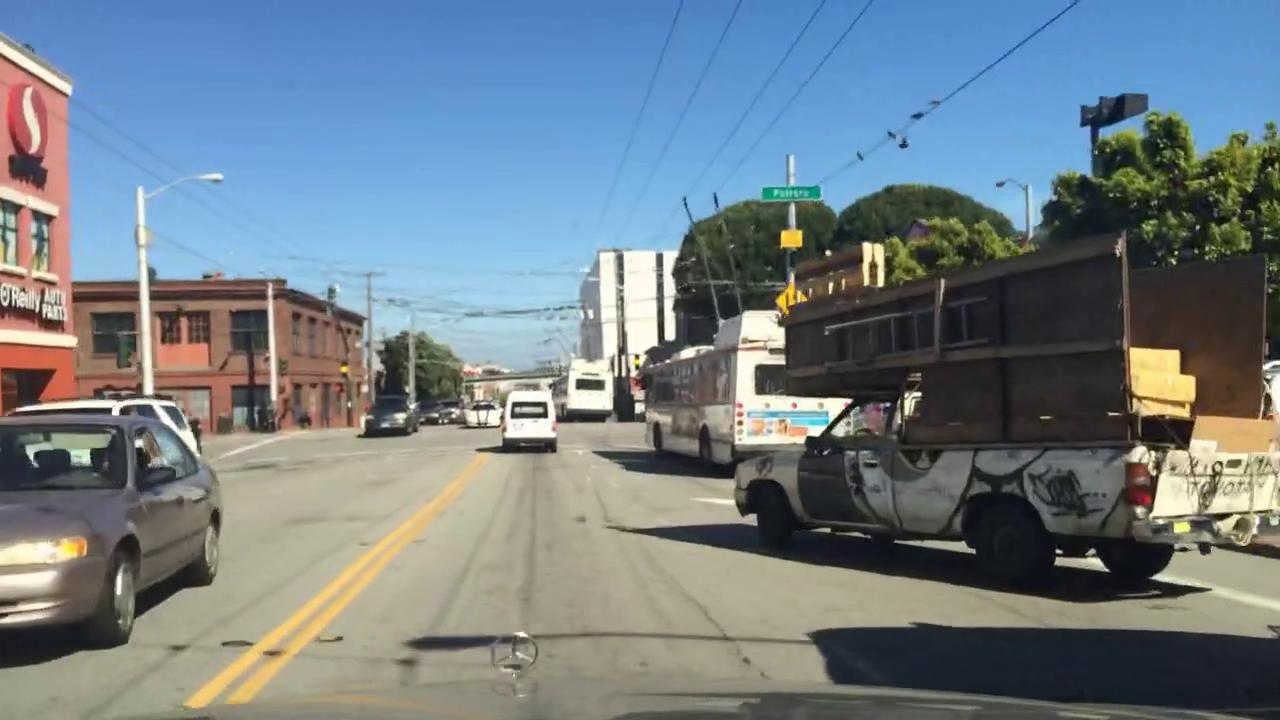
#> input picture demo_bdda/demo_images/frames/demo_img.jpg, 1280 x 720 px
$ python demo.py
#> lines starting #> are read from the running program, lines starting #| are printed output that depends on the picture
### computer_vision_utils/io_helper.py
import cv2
import numpy as np
import os.path as path


def read_image(img_path, channels_first, color=True, color_mode='BGR', dtype=np.float32, resize_dim=None):

    """
    Reads and returns an image as a numpy array

    Parameters
    ----------
    img_path : string
        Path of the input image
    channels_first: bool
        If True, channel dimension is moved in first position
    color: bool, optional
        If True, image is loaded in color: grayscale otherwise
    color_mode: "RGB", "BGR", optional
        Whether to load the color image in RGB or BGR format
    dtype: dtype, optional
        Array is casted to this data type before being returned
    resize_dim: tuple, optional
        Resize size following convention (new_h, new_w) - interpolation is linear

    Returns
    -------
    image : np.array
        Loaded Image as numpy array of type dtype
    """
#> called with img_path = 'demo_images/frames/demo_img.jpg', channels_first = False, color = True, color_mode = 'BGR', resize_dim = (1280, 720)

    if not path.exists(img_path):
        raise ValueError('Provided path "{}" does NOT exist.'.format(img_path))

    image = cv2.imread(img_path, cv2.IMREAD_COLOR if color else cv2.IMREAD_GRAYSCALE)
#> image is the input picture: shape (720, 1280, 3); mean B, G, R 134.8, 126.6, 114.1

    if color and color_mode == 'RGB':
        image = cv2.cvtColor(image, cv2.COLOR_BGR2RGB)

    if resize_dim is not None:
        image = cv2.resize(image, dsize=resize_dim[::-1], interpolation=cv2.INTER_LINEAR)
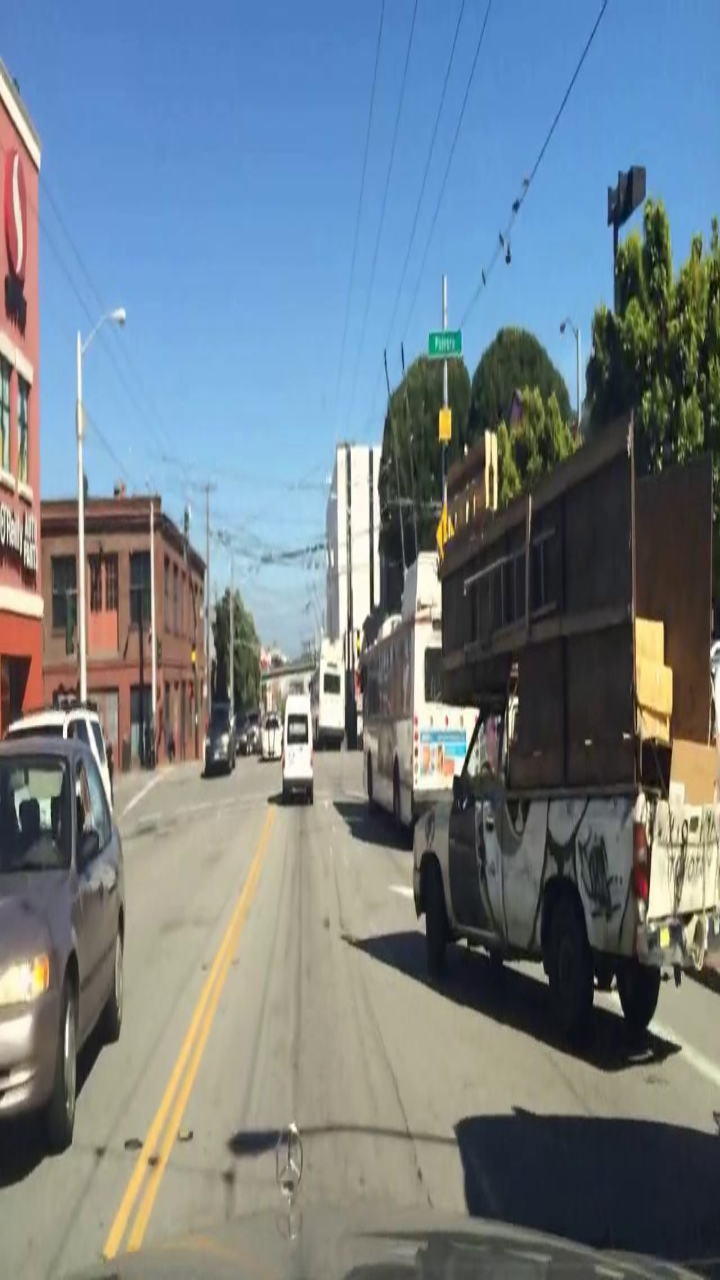
#> image: shape (1280, 720, 3); mean B, G, R 134.7, 126.5, 114

    if color and channels_first:
        image = np.transpose(image, (2, 0, 1))

    return image.astype(dtype)


# [60 lines left out: functions write_image, normalize, not called in this run]

# [7 lines that do not run on import are left out]

### demo_bdda/demo.py
# Usage: python demo.py

import sys
sys.path.append('..')
import numpy as np
import cv2

import os
from tqdm import tqdm
from os.path import join

from computer_vision_utils.io_helper import read_image

def blend_map(img, map, factor, colormap=cv2.COLORMAP_JET):

    assert 0 < factor < 1, 'factor must satisfy 0 < factor < 1'

    map = np.float32(map)
    map /= map.max()
    map *= 255
    map = map.astype(np.uint8)

    blend = cv2.addWeighted(src1=img, alpha=factor,
                            src2=cv2.applyColorMap(map, colormap), beta=(1-factor),
                            gamma=0)

    return blend

def normalize_map(s_map):
	# normalize the salience map (as done in MIT code)
	norm_s_map = (s_map - np.min(s_map))/((np.max(s_map)-np.min(s_map))*1.0)
	return 255.0*norm_s_map

if __name__ == '__main__':

    img_shape = (1280,720)

    demo_dir = 'demo_images/'

    img_name = 'demo_img.jpg'

    im = read_image(join(demo_dir, 'frames', img_name),
                channels_first=False,
                color=True,
                dtype=np.float32,
                resize_dim = img_shape)

    bdda_pred = read_image(join(demo_dir, 'preds', 'bdda_pred.jpg'),
                channels_first=False,
                color=False,
                dtype=np.float32,
                resize_dim = img_shape)
#> (the run stopped early here; a loop or call above may not have finished)

$ run again, with computer_vision_utils/img/straight_lines1.jpg copied over demo_bdda/demo_images/frames/demo_img.jpg
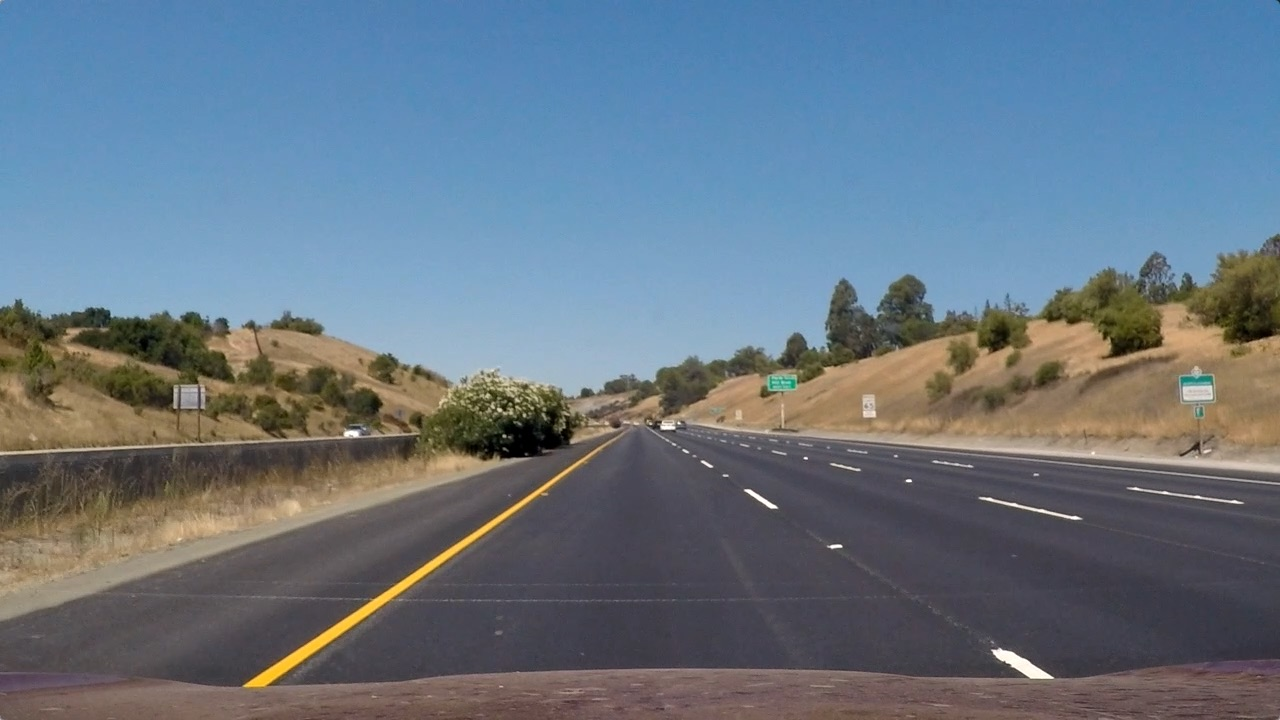
#> input picture computer_vision_utils/img/straight_lines1.jpg, 1280 x 720 px
#> in read_image, image is the input picture: shape (720, 1280, 3); mean B, G, R 131.2, 117.7, 103.2
#> in read_image, `image = cv2.resize(image, dsize=resize_dim[::-1], interpolation=cv2.IN..`:
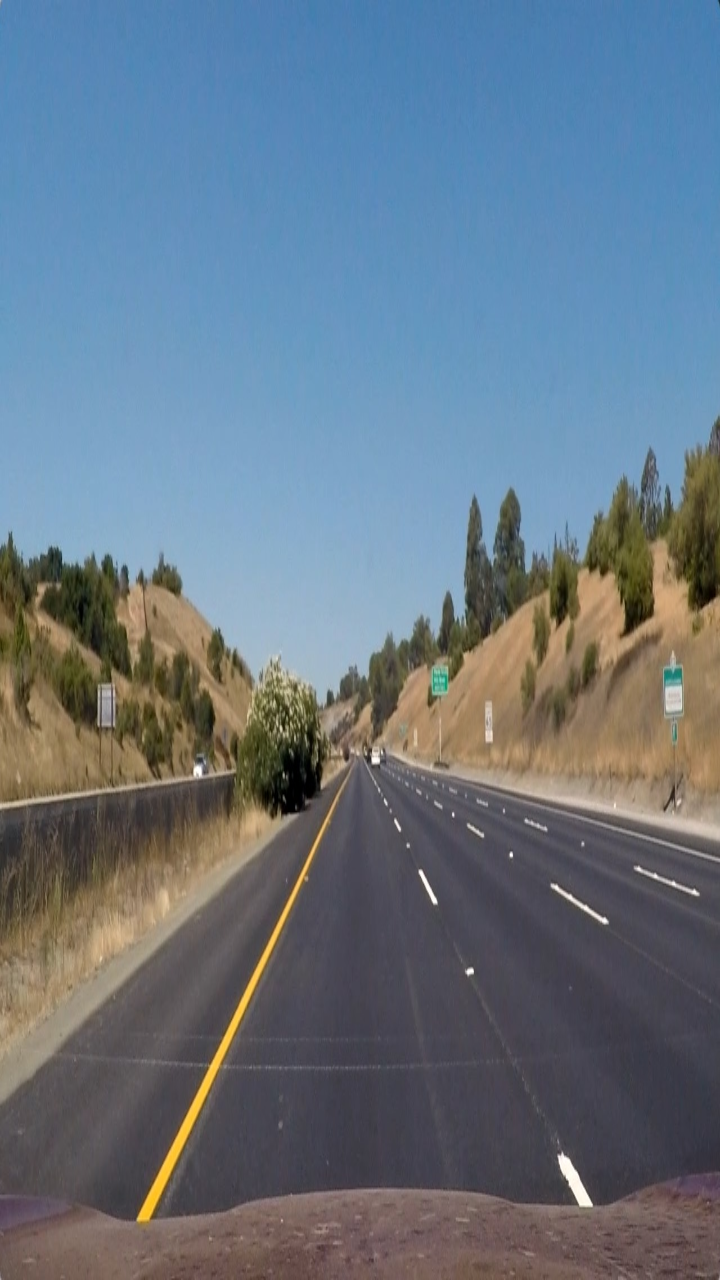
#> image: shape (1280, 720, 3); mean B, G, R 131.1, 117.6, 103.1

$ run again, with computer_vision_utils/img/straight_lines2.jpg copied over demo_bdda/demo_images/frames/demo_img.jpg
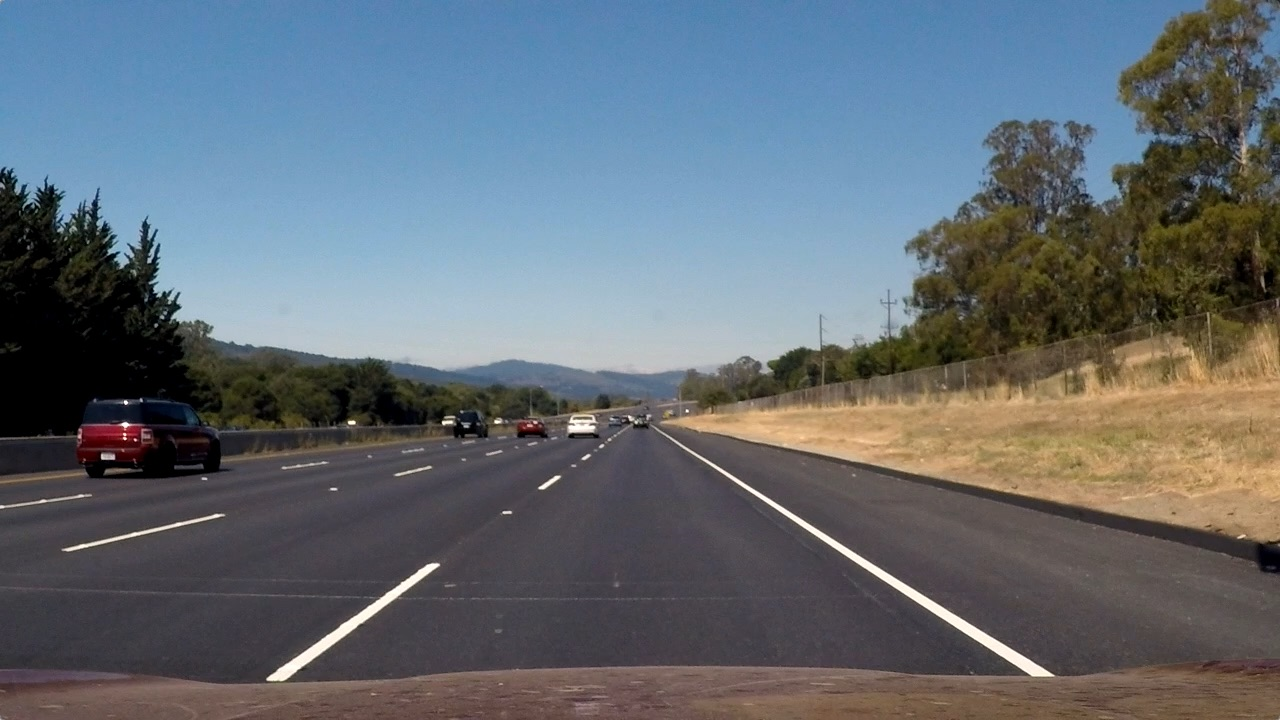
#> input picture computer_vision_utils/img/straight_lines2.jpg, 1280 x 720 px
#> in read_image, image is the input picture: shape (720, 1280, 3); mean B, G, R 115.1, 107.7, 99.4
#> in read_image, `image = cv2.resize(image, dsize=resize_dim[::-1], interpolation=cv2.IN..`:
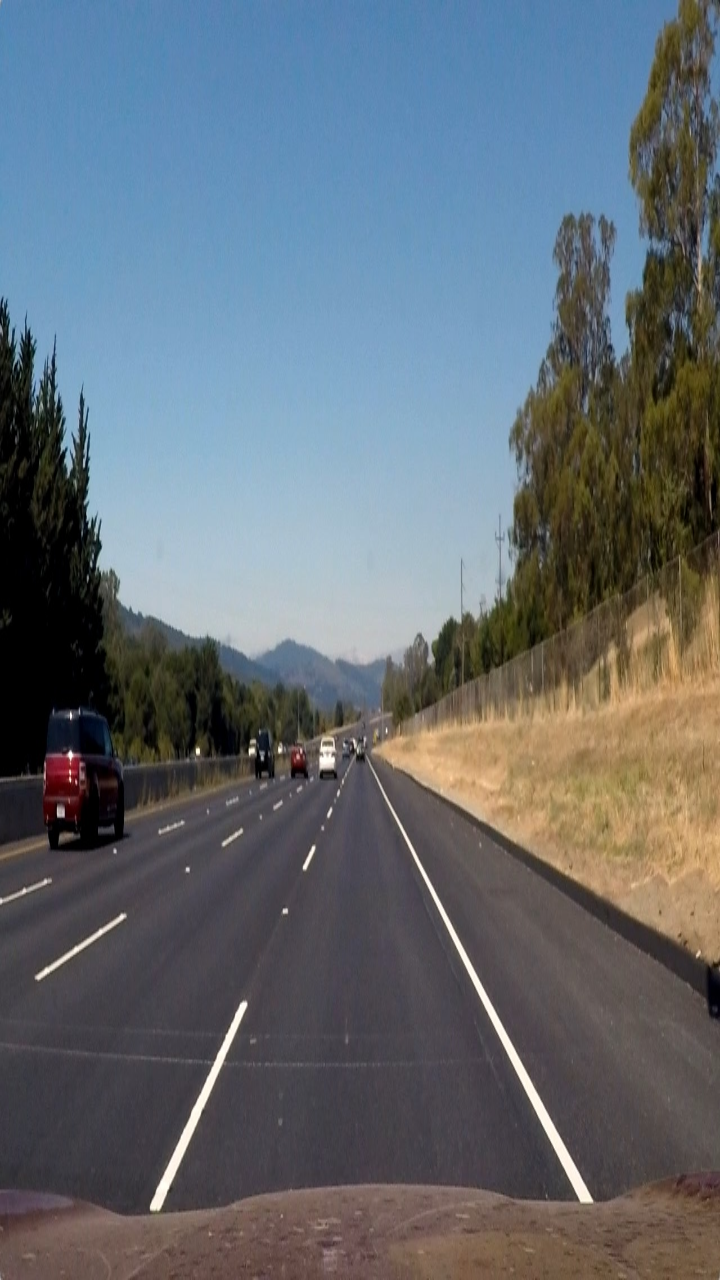
#> image: shape (1280, 720, 3); mean B, G, R 115, 107.5, 99.2
